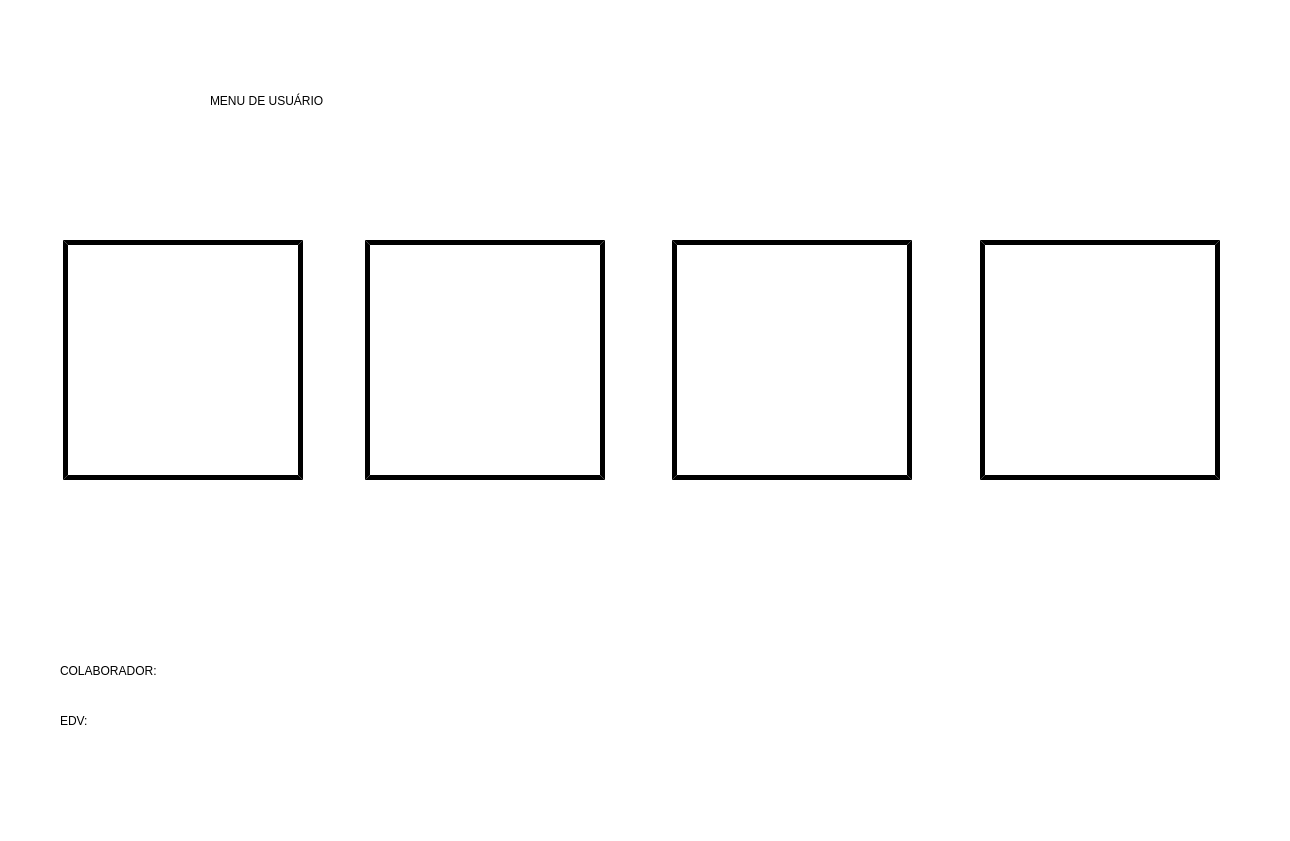
<?xml version="1.0" encoding="UTF-8"?>
<ui version="4.0">
 <class>MainWindow</class>
 <widget class="QMainWindow" name="MainWindow">
  <property name="geometry">
   <rect>
    <x>0</x>
    <y>0</y>
    <width>1290</width>
    <height>841</height>
   </rect>
  </property>
  <property name="minimumSize">
   <size>
    <width>1275</width>
    <height>841</height>
   </size>
  </property>
  <property name="maximumSize">
   <size>
    <width>1290</width>
    <height>841</height>
   </size>
  </property>
  <property name="windowTitle">
   <string>MainWindow</string>
  </property>
  <property name="styleSheet">
   <string notr="true">background-color: rgb(255, 255, 255);</string>
  </property>
  <widget class="QWidget" name="centralwidget">
   <widget class="QPushButton" name="Botao_Documentos">
    <property name="geometry">
     <rect>
      <x>672</x>
      <y>240</y>
      <width>240</width>
      <height>240</height>
     </rect>
    </property>
    <property name="styleSheet">
     <string notr="true">border-style: outset;
background-color: rgb(255, 255, 255);
border-color: rgb(0, 0, 0);
border-width:5px;</string>
    </property>
    <property name="text">
     <string/>
    </property>
    <property name="icon">
     <iconset>
      <normaloff>imagens/DOCUMENTOS.png</normaloff>imagens/DOCUMENTOS.png</iconset>
    </property>
    <property name="iconSize">
     <size>
      <width>220</width>
      <height>220</height>
     </size>
    </property>
   </widget>
   <widget class="QPushButton" name="Botao_Liberar_Maquina">
    <property name="geometry">
     <rect>
      <x>63</x>
      <y>240</y>
      <width>240</width>
      <height>240</height>
     </rect>
    </property>
    <property name="whatsThis">
     <string>&lt;html&gt;&lt;head/&gt;&lt;body&gt;&lt;p&gt;&lt;br/&gt;&lt;/p&gt;&lt;/body&gt;&lt;/html&gt;</string>
    </property>
    <property name="styleSheet">
     <string notr="true">border-style: outset;
background-color: rgb(255, 255, 255);
border-color: rgb(0, 0, 0);
border-width:5px;</string>
    </property>
    <property name="text">
     <string/>
    </property>
    <property name="icon">
     <iconset>
      <normaloff>imagens/CADEADO_FECHADO.png</normaloff>imagens/CADEADO_FECHADO.png</iconset>
    </property>
    <property name="iconSize">
     <size>
      <width>220</width>
      <height>220</height>
     </size>
    </property>
   </widget>
   <widget class="QPushButton" name="Botao_Interface_Didatica">
    <property name="geometry">
     <rect>
      <x>365</x>
      <y>240</y>
      <width>240</width>
      <height>240</height>
     </rect>
    </property>
    <property name="styleSheet">
     <string notr="true">border-style: outset;
background-color: rgb(255, 255, 255);
border-color: rgb(0, 0, 0);
border-width:5px;</string>
    </property>
    <property name="text">
     <string/>
    </property>
    <property name="icon">
     <iconset>
      <normaloff>imagens/INTERFACE.png</normaloff>imagens/INTERFACE.png</iconset>
    </property>
    <property name="iconSize">
     <size>
      <width>220</width>
      <height>220</height>
     </size>
    </property>
   </widget>
   <widget class="QPushButton" name="Botao_Registros">
    <property name="geometry">
     <rect>
      <x>980</x>
      <y>240</y>
      <width>240</width>
      <height>240</height>
     </rect>
    </property>
    <property name="styleSheet">
     <string notr="true">border-style: outset;
background-color: rgb(255, 255, 255);
border-color: rgb(0, 0, 0);
border-width:5px;</string>
    </property>
    <property name="text">
     <string/>
    </property>
    <property name="icon">
     <iconset>
      <normaloff>imagens/REGISTROS.png</normaloff>imagens/REGISTROS.png</iconset>
    </property>
    <property name="iconSize">
     <size>
      <width>220</width>
      <height>220</height>
     </size>
    </property>
   </widget>
   <widget class="QLabel" name="Label_Borda">
    <property name="geometry">
     <rect>
      <x>0</x>
      <y>783</y>
      <width>1290</width>
      <height>18</height>
     </rect>
    </property>
    <property name="text">
     <string/>
    </property>
    <property name="pixmap">
     <pixmap>Imagens/Borda.png</pixmap>
    </property>
    <property name="scaledContents">
     <bool>true</bool>
    </property>
   </widget>
   <widget class="QPushButton" name="Botao_Seta_Direita">
    <property name="geometry">
     <rect>
      <x>1150</x>
      <y>600</y>
      <width>111</width>
      <height>141</height>
     </rect>
    </property>
    <property name="styleSheet">
     <string notr="true">border-style: inside;
background-color: rgb(255, 255, 255);
border-color: rgb(0, 0, 0);
border-width:3px;</string>
    </property>
    <property name="text">
     <string/>
    </property>
    <property name="icon">
     <iconset>
      <normaloff>imagens/Seta Preta para direita.png</normaloff>imagens/Seta Preta para direita.png</iconset>
    </property>
    <property name="iconSize">
     <size>
      <width>280</width>
      <height>280</height>
     </size>
    </property>
   </widget>
   <widget class="QPushButton" name="Botao_Seta_Esquerda">
    <property name="geometry">
     <rect>
      <x>1000</x>
      <y>590</y>
      <width>121</width>
      <height>161</height>
     </rect>
    </property>
    <property name="styleSheet">
     <string notr="true">border-style: inside;
background-color: rgb(255, 255, 255);
border-color: rgb(0, 0, 0);
border-width:3px;</string>
    </property>
    <property name="text">
     <string/>
    </property>
    <property name="icon">
     <iconset>
      <normaloff>imagens/Seta Branca para esquerda.png</normaloff>imagens/Seta Branca para esquerda.png</iconset>
    </property>
    <property name="iconSize">
     <size>
      <width>280</width>
      <height>280</height>
     </size>
    </property>
   </widget>
   <widget class="QLabel" name="Label_Menu_De_Usuario">
    <property name="geometry">
     <rect>
      <x>210</x>
      <y>40</y>
      <width>875</width>
      <height>121</height>
     </rect>
    </property>
    <property name="styleSheet">
     <string notr="true">border-style: outset;



background-color: rgb(255, 255, 255);
border-color: rgb(0, 0, 0);
border-width:0px;

font: 75 65pt &quot;Bosch Sans Bold&quot;;</string>
    </property>
    <property name="text">
     <string>MENU DE USUÁRIO</string>
    </property>
   </widget>
   <widget class="QLabel" name="Label_Colaborador">
    <property name="geometry">
     <rect>
      <x>60</x>
      <y>650</y>
      <width>591</width>
      <height>41</height>
     </rect>
    </property>
    <property name="styleSheet">
     <string notr="true">border-style: outset;



background-color: rgb(255, 255, 255);
border-color: rgb(0, 0, 0);
border-width:0px;

font: 75 15pt &quot;Bosch Sans Bold&quot;;</string>
    </property>
    <property name="text">
     <string>COLABORADOR:</string>
    </property>
   </widget>
   <widget class="QLabel" name="Label_EDV">
    <property name="geometry">
     <rect>
      <x>60</x>
      <y>700</y>
      <width>371</width>
      <height>41</height>
     </rect>
    </property>
    <property name="styleSheet">
     <string notr="true">border-style: outset;



background-color: rgb(255, 255, 255);
border-color: rgb(0, 0, 0);
border-width:0px;

font: 75 15pt &quot;Bosch Sans Bold&quot;;</string>
    </property>
    <property name="text">
     <string>EDV:</string>
    </property>
   </widget>
  </widget>
  <widget class="QMenuBar" name="menubar">
   <property name="geometry">
    <rect>
     <x>0</x>
     <y>0</y>
     <width>1290</width>
     <height>21</height>
    </rect>
   </property>
  </widget>
  <widget class="QStatusBar" name="statusbar"/>
 </widget>
 <resources/>
 <connections/>
</ui>
